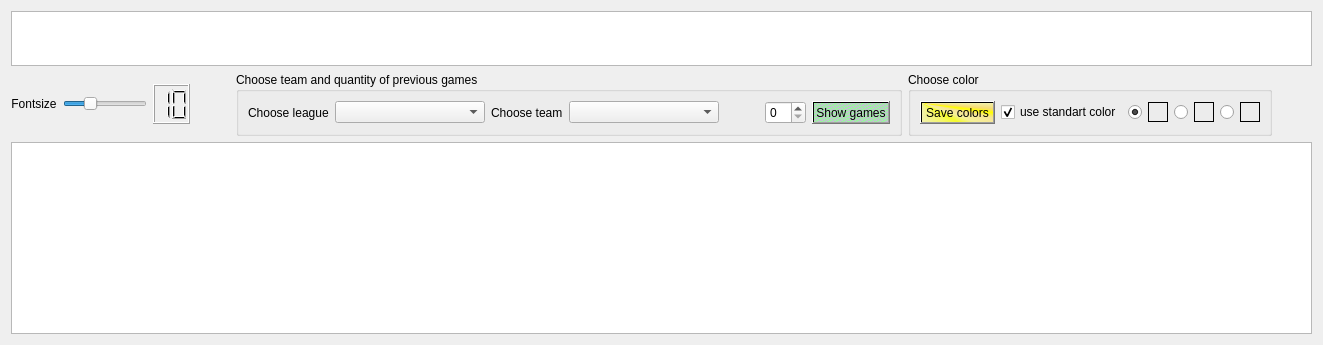
        <widget class="QWidget" name="LastGames">
         <attribute name="title">
          <string>LastGames</string>
         </attribute>
         <layout class="QVBoxLayout" name="verticalLayout_4">
          <item>
           <layout class="QHBoxLayout" name="horizontalLayout_11">
            <property name="spacing">
             <number>1</number>
            </property>
            <item>
             <widget class="QTableWidget" name="tableWidget_LastGamesAvg">
              <property name="maximumSize">
               <size>
                <width>16777215</width>
                <height>55</height>
               </size>
              </property>
              <property name="verticalScrollBarPolicy">
               <enum>Qt::ScrollBarAlwaysOff</enum>
              </property>
              <property name="horizontalScrollBarPolicy">
               <enum>Qt::ScrollBarAlwaysOff</enum>
              </property>
              <property name="sizeAdjustPolicy">
               <enum>QAbstractScrollArea::AdjustToContents</enum>
              </property>
              <property name="gridStyle">
               <enum>Qt::DashDotLine</enum>
              </property>
              <attribute name="verticalHeaderShowSortIndicator" stdset="0">
               <bool>false</bool>
              </attribute>
             </widget>
            </item>
           </layout>
          </item>
          <item>
           <layout class="QHBoxLayout" name="horizontalLayout_10">
            <item>
             <widget class="QLabel" name="label_font_lastGames">
              <property name="text">
               <string>Fontsize</string>
              </property>
              <property name="alignment">
               <set>Qt::AlignCenter</set>
              </property>
             </widget>
            </item>
            <item>
             <widget class="QSlider" name="horizontalSlider_font_lastGames">
              <property name="minimum">
               <number>6</number>
              </property>
              <property name="maximum">
               <number>20</number>
              </property>
              <property name="value">
               <number>10</number>
              </property>
              <property name="orientation">
               <enum>Qt::Horizontal</enum>
              </property>
             </widget>
            </item>
            <item>
             <widget class="QLCDNumber" name="lcdNumber_font_lastGames">
              <property name="maximumSize">
               <size>
                <width>40</width>
                <height>40</height>
               </size>
              </property>
              <property name="digitCount">
               <number>2</number>
              </property>
              <property name="segmentStyle">
               <enum>QLCDNumber::Filled</enum>
              </property>
              <property name="value" stdset="0">
               <double>10.000000000000000</double>
              </property>
              <property name="intValue" stdset="0">
               <number>10</number>
              </property>
             </widget>
            </item>
            <item>
             <spacer name="horizontalSpacer_7">
              <property name="orientation">
               <enum>Qt::Horizontal</enum>
              </property>
              <property name="sizeHint" stdset="0">
               <size>
                <width>40</width>
                <height>20</height>
               </size>
              </property>
             </spacer>
            </item>
            <item>
             <widget class="QGroupBox" name="groupBox_3">
              <property name="minimumSize">
               <size>
                <width>150</width>
                <height>0</height>
               </size>
              </property>
              <property name="title">
               <string>Choose team and quantity of previous games</string>
              </property>
              <layout class="QHBoxLayout" name="horizontalLayout_14">
               <item>
                <widget class="QLabel" name="label_LastGames_choose_league">
                 <property name="text">
                  <string>Choose league</string>
                 </property>
                </widget>
               </item>
               <item>
                <widget class="QComboBox" name="comboBox_LastGames_choose_league">
                 <property name="minimumSize">
                  <size>
                   <width>150</width>
                   <height>0</height>
                  </size>
                 </property>
                 <property name="maximumSize">
                  <size>
                   <width>200</width>
                   <height>16777215</height>
                  </size>
                 </property>
                </widget>
               </item>
               <item>
                <widget class="QLabel" name="label_LastGames_choose_team">
                 <property name="text">
                  <string>Choose team</string>
                 </property>
                </widget>
               </item>
               <item>
                <widget class="QComboBox" name="comboBox_LastGames_choose_team">
                 <property name="minimumSize">
                  <size>
                   <width>150</width>
                   <height>0</height>
                  </size>
                 </property>
                </widget>
               </item>
               <item>
                <spacer name="horizontalSpacer_9">
                 <property name="orientation">
                  <enum>Qt::Horizontal</enum>
                 </property>
                 <property name="sizeHint" stdset="0">
                  <size>
                   <width>40</width>
                   <height>20</height>
                  </size>
                 </property>
                </spacer>
               </item>
               <item>
                <widget class="QSpinBox" name="spinBox_games_ammount_to_show"/>
               </item>
               <item>
                <widget class="QPushButton" name="pushButton_show_LastGames_details">
                 <property name="styleSheet">
                  <string notr="true">background-color: qlineargradient(spread:repeat, x1:0.824, y1:0.960227, x2:0.892, y2:1, stop:0.170455 rgba(117, 255, 121, 182), stop:0.869318 rgba(172, 145, 201, 142));</string>
                 </property>
                 <property name="text">
                  <string>Show games</string>
                 </property>
                </widget>
               </item>
              </layout>
             </widget>
            </item>
            <item>
             <widget class="QGroupBox" name="groupBox_set_color">
              <property name="title">
               <string>Choose color</string>
              </property>
              <layout class="QHBoxLayout" name="horizontalLayout_13">
               <item>
                <widget class="QPushButton" name="pushButton_save_colors">
                 <property name="autoFillBackground">
                  <bool>false</bool>
                 </property>
                 <property name="styleSheet">
                  <string notr="true">background-color: qconicalgradient(cx:0, cy:0, angle:135, stop:0 rgba(255, 255, 0, 69), stop:0.375 rgba(255, 255, 0, 69), stop:0.423533 rgba(251, 255, 0, 145), stop:0.45 rgba(247, 255, 0, 208), stop:0.477581 rgba(255, 244, 71, 130), stop:0.518717 rgba(255, 218, 71, 130), stop:0.55 rgba(255, 255, 0, 255), stop:0.57754 rgba(255, 203, 0, 130), stop:0.625 rgba(255, 255, 0, 69), stop:1 rgba(255, 255, 0, 69));</string>
                 </property>
                 <property name="text">
                  <string>Save colors</string>
                 </property>
                </widget>
               </item>
               <item>
                <widget class="QCheckBox" name="checkBox_use_standart_color">
                 <property name="text">
                  <string>use standart color</string>
                 </property>
                 <property name="checked">
                  <bool>true</bool>
                 </property>
                </widget>
               </item>
               <item>
                <widget class="QRadioButton" name="radioButton_set_color1">
                 <property name="maximumSize">
                  <size>
                   <width>14</width>
                   <height>16777215</height>
                  </size>
                 </property>
                 <property name="text">
                  <string/>
                 </property>
                 <property name="checked">
                  <bool>true</bool>
                 </property>
                </widget>
               </item>
               <item>
                <widget class="QLabel" name="label_set_color1">
                 <property name="minimumSize">
                  <size>
                   <width>20</width>
                   <height>20</height>
                  </size>
                 </property>
                 <property name="maximumSize">
                  <size>
                   <width>20</width>
                   <height>20</height>
                  </size>
                 </property>
                 <property name="frameShape">
                  <enum>QFrame::Box</enum>
                 </property>
                 <property name="text">
                  <string/>
                 </property>
                </widget>
               </item>
               <item>
                <widget class="QRadioButton" name="radioButton_set_color2">
                 <property name="text">
                  <string/>
                 </property>
                </widget>
               </item>
               <item>
                <widget class="QLabel" name="label_set_color2">
                 <property name="minimumSize">
                  <size>
                   <width>20</width>
                   <height>20</height>
                  </size>
                 </property>
                 <property name="maximumSize">
                  <size>
                   <width>20</width>
                   <height>20</height>
                  </size>
                 </property>
                 <property name="frameShape">
                  <enum>QFrame::Box</enum>
                 </property>
                 <property name="text">
                  <string/>
                 </property>
                </widget>
               </item>
               <item>
                <widget class="QRadioButton" name="radioButton_set_color3">
                 <property name="text">
                  <string/>
                 </property>
                </widget>
               </item>
               <item>
                <widget class="QLabel" name="label_set_color3">
                 <property name="minimumSize">
                  <size>
                   <width>20</width>
                   <height>20</height>
                  </size>
                 </property>
                 <property name="maximumSize">
                  <size>
                   <width>20</width>
                   <height>20</height>
                  </size>
                 </property>
                 <property name="frameShape">
                  <enum>QFrame::Box</enum>
                 </property>
                 <property name="text">
                  <string/>
                 </property>
                </widget>
               </item>
              </layout>
             </widget>
            </item>
            <item>
             <spacer name="horizontalSpacer_6">
              <property name="orientation">
               <enum>Qt::Horizontal</enum>
              </property>
              <property name="sizeHint" stdset="0">
               <size>
                <width>40</width>
                <height>20</height>
               </size>
              </property>
             </spacer>
            </item>
           </layout>
          </item>
          <item>
           <layout class="QHBoxLayout" name="horizontalLayout_17">
            <property name="spacing">
             <number>0</number>
            </property>
            <property name="sizeConstraint">
             <enum>QLayout::SetMaximumSize</enum>
            </property>
            <item>
             <layout class="QHBoxLayout" name="verticalLayoutLastGames">
              <property name="sizeConstraint">
               <enum>QLayout::SetMaximumSize</enum>
              </property>
              <item>
               <widget class="QTableWidget" name="TableWidget_LastGames">
                <property name="sizePolicy">
                 <sizepolicy hsizetype="MinimumExpanding" vsizetype="MinimumExpanding">
                  <horstretch>0</horstretch>
                  <verstretch>0</verstretch>
                 </sizepolicy>
                </property>
                <property name="maximumSize">
                 <size>
                  <width>16777215</width>
                  <height>16777215</height>
                 </size>
                </property>
                <property name="font">
                 <font>
                  <pointsize>8</pointsize>
                 </font>
                </property>
                <property name="frameShadow">
                 <enum>QFrame::Raised</enum>
                </property>
                <property name="sortingEnabled">
                 <bool>false</bool>
                </property>
                <attribute name="verticalHeaderShowSortIndicator" stdset="0">
                 <bool>false</bool>
                </attribute>
               </widget>
              </item>
             </layout>
            </item>
           </layout>
          </item>
         </layout>
        </widget>
